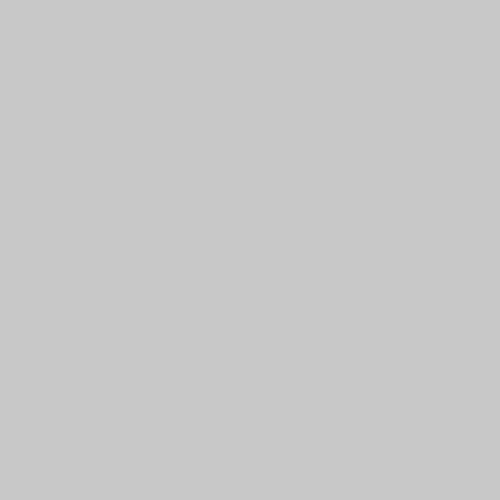
Frame 1 (no input)
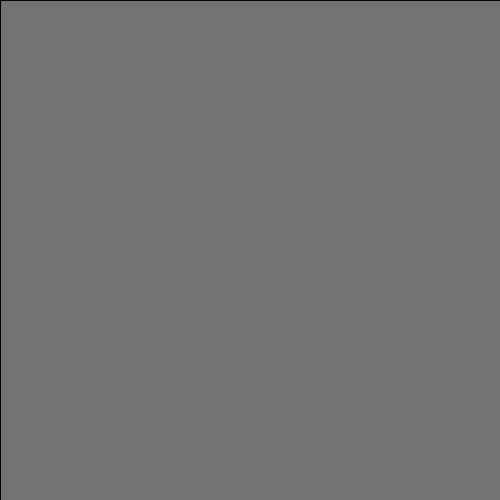
Frame 60 (the mouse pressed at the canvas centre just before this capture)
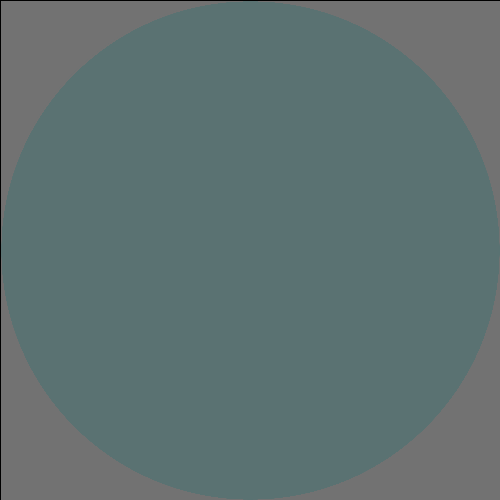
Frame 120 (the mouse held since frame 60 and released just before this capture)

The Processing sketch that drew these frames (run headless with seeded random() and noise(); from frame 60 on, the mouse is pressed at the canvas centre):

// Processing sketch: processing_172237
// ── processing_172237.pde

// setup - runs one time
void setup()
  {
  // set a stage size of 500 x 500 pixels
  size (500,500);

  // smooth all drawing
  smooth();

  // don't draw an outline around your shapes
  noStroke();

  // draw all ellipses from their center point
  ellipseMode(CENTER);
  }

// draw - runs once a frame
void draw()
  {
  // fill all shapes with a solid black color with a very low opacity
  fill(105,105,105,10);

  // draw a rectangle that fills the whole screen
  // don't draw this rectangle if you don't want to erase the screen each time
  rect(0,0,width,height);

  // fill all shapes with a white color from this point forward
  fill(#40E0D0);

  // draw a small ellipse (20x20) where the mouse is
  variableEllipse(mouseX, mouseY, pmouseX, pmouseY);
}

void variableEllipse(int x, int y, int px, int py) {
  float speed = abs(x-px) + abs(y-py);
  stroke(speed);
  ellipse(x, y, speed, speed);
}
